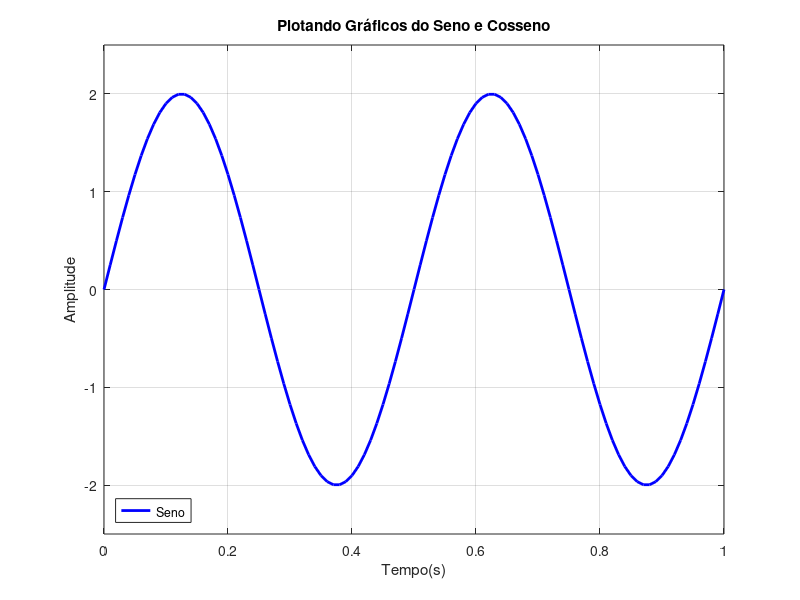

Reproduce this figure in MATLAB.
clc, clearvars, close all;
clc;
clearvars;
close all;

% Gráficos

t = 0:0.01:1;
y = 2*cos(2*pi*2*t - (pi/2));

% Customizando o gráfico
figure
plot(t, y, 'b', 'linewidth', 2), grid;

xlabel('Tempo(s)');
ylabel('Amplitude');

title('Plotando Gráficos do Seno e Cosseno');
legend('Seno', 'Location', 'southwest');

% Posição dos gráficos
xlim([0 1]);
ylim([-2.5 2.5]);



